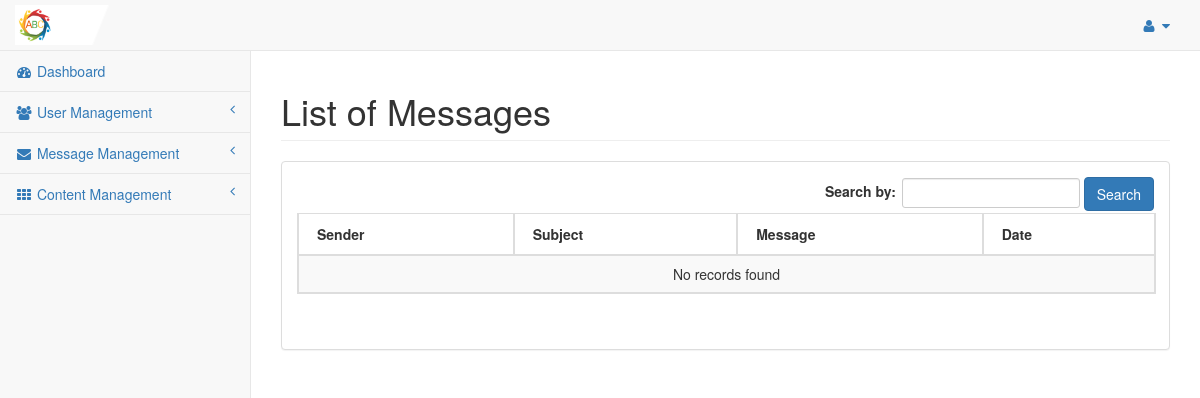
Before: /index.php/admin/message/message_list with the older database file.
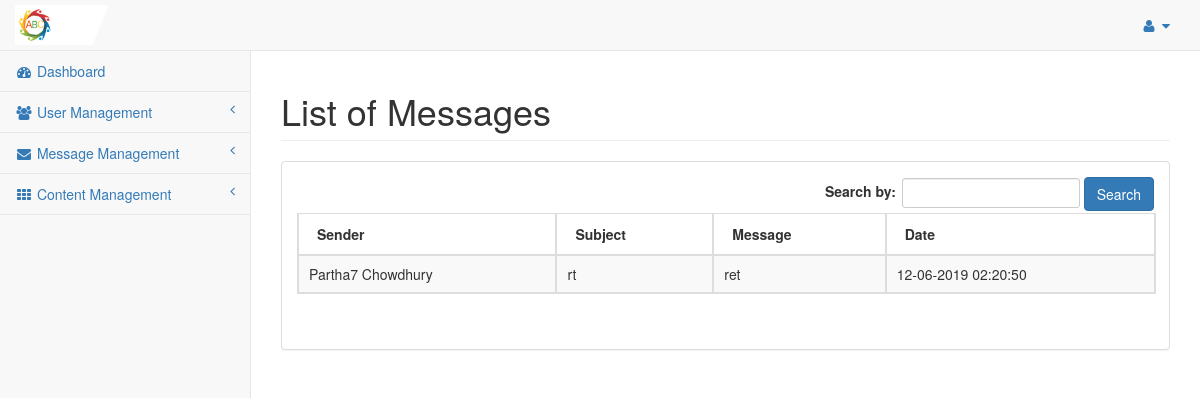
After: the same page with the newer database file.
### tables this page shows
CREATE TABLE `abc_message` (
  `message_id` int(11) NOT NULL,
  `subject` text NOT NULL,
  `message` text NOT NULL,
  `user_id` int(11) NOT NULL,
  `date` int(11) NOT NULL
);

CREATE TABLE `abc_users` (
  `user_id` int(11) NOT NULL,
  `sponsor_id` varchar(255) NOT NULL,
  `first_name` varchar(255) NOT NULL,
  `last_name` varchar(255) NOT NULL,
  `email` varchar(255) NOT NULL,
  `password` varchar(255) NOT NULL,
  `original_password` varchar(255) NOT NULL,
  `mobile_no` varchar(255) NOT NULL,
  `address` text NOT NULL,
  `city` varchar(255) NOT NULL,
  `district` varchar(255) NOT NULL,
  `post_code` varchar(255) NOT NULL,
  `state_id` int(11) NOT NULL,
  `nominee_info` text NOT NULL,
  `nominee_relation` tinytext NOT NULL,
  `about_me` text NOT NULL,
  `pnr1` varchar(255) NOT NULL,
  `pnr2` varchar(255) NOT NULL,
  `pnr3` varchar(255) NOT NULL,
  `total_income` int(11) NOT NULL,
  `parent_id` int(11) NOT NULL,
  `status` enum('Y','N') NOT NULL DEFAULT 'N',
  `last_login` int(11) NOT NULL,
  `approved_on` int(11) NOT NULL,
  `date_added` int(11) NOT NULL,
  `date_modified` int(11) NOT NULL
);

### application/controllers/admin/Message.php (called while the page is built, shortened)
<?php
	class Message extends CI_Controller {
		public $data = array();
		public function __construct(){
			$this->load->model('userdata');
			$this->data = $this->defaultdata->getBackendDefaultData();
		}
		public function message_list()
		{
			$like = array();
			parse_str($_SERVER['QUERY_STRING'], $like);
			unset($like['page']);
			$search_key = $this->input->get('search_key');
			if(isset($search_key) && $search_key){
				$this->data['search_key'] = $search_key;
			}else{
				$this->data['search_key'] = '';
			}
			$user_data = $this->userdata->grab_message_details(null, $like);
			$config['base_url'] = base_url('admin/message-list');
			$config['total_rows'] = count($user_data);
			$pagination = $this->config->item('pagination');
			$pagination = array_merge($config, $pagination);
			$this->pagination->initialize($pagination);
			$this->data['page'] = ($this->input->get('page')) ? $this->input->get('page') : 0;
			$this->data['pagination'] = $this->pagination->create_links();
			$user_paginated_data = $this->userdata->grab_message_details($this->data['page'], $like);
			$this->data['message_details'] = $user_paginated_data;
			$this->load->view('admin/message_list', $this->data);
		}
	}
?>

### index.php (called while the page is built, shortened)
<?php
require_once BASEPATH.'core/CodeIgniter.php';

### application/models/Userdata.php (called while the page is built, shortened)
<?php
class Userdata extends CI_Model {
	public function grab_user_details($cond = array(), $limit = array(), $like = array(), $where = null, $order_by = array()){
		if(!empty($cond)){
			$this->db->where($cond);
		}
		if(empty($order_by)){
			$this->db->order_by('date_added','desc');
		}else{
			$this->db->order_by(key($order_by), current($order_by));
		}
		$query = $this->db->get(TABLE_USER);
		return $query->result();
	}
	public function grab_message_details($cond = array(), $limit = array(), $like = array(), $where = null){
		$this->db->order_by('date','desc');
		$query = $this->db->get(TABLE_MESSAGE);
		return $query->result();
	}
}

### application/views/admin/message_list.php (the view, shortened to what this page needs)
<?php echo $head;?>
<div id="wrapper">
	<?php echo $header;?>
	<div id="page-wrapper" style="min-height: 374px;">
    <div class="row">
        <div class="col-lg-12">
            <h1 class="page-header">List of Messages</h1>
        </div>
    </div>
    <div class="row">
        <div class="col-lg-12">
            <div class="panel panel-default">
				<div class="panel-body">
					<div id="dataTables-example_wrapper" class="dataTables_wrapper form-inline dt-bootstrap no-footer">
					  <div class="row">
						 <div class="col-sm-12 pull-right">
							<form action="<?php echo base_url('admin/message-list');?>" method="GET" role="form">
								<div id="dataTables-example_filter" class="dataTables_filter">
									<label>Search by:<input name="search_key" type="search" class="form-control input-sm" placeholder="" aria-controls="dataTables-example" id="user-search" value="<?php echo $search_key;?>"></label>
									<button type="submit" class="btn btn-primary">Search</button>
								</div>
							</form>
						 </div>
					  </div>
					  <div class="row">
						 <div class="col-sm-12">
							<table width="100%" class="table table-striped table-bordered table-hover dataTable no-footer dtr-inline" id="dataTables-example" role="grid" aria-describedby="dataTables-example_info" style="width: 100%;">
							   <thead>
								  <tr role="row">
									<th>Sender</th>
									<th>Subject</th>
									<th>Message</th>
									<th>Date</th>
								  </tr>
							   </thead>
							   <tbody>
							    <?php if(!empty($message_details)){ ?>
								<?php foreach($message_details AS $detail) {
									$user = $this->userdata->grab_user_details(array("user_id" => $detail->user_id));
								?>
								  <tr class="gradeA odd" role="row">
									 <td><?php echo $user[0]->first_name.' '.$user[0]->last_name;?></td>
									 <td><?php echo $detail->subject;?></td>
									 <td><?php echo $detail->message;?></td>
									 <td><?php date_default_timezone_set("Asia/Kolkata"); echo date('d-m-Y H:i:s', $detail->date);?></td>
								  </tr>
								  <?php } ?>
								  <?php }else{ ?>
								  <tr class="gradeA odd" role="row"><td colspan="4" style="text-align:center;">No records found</td></tr>
								  <?php } ?>
							   </tbody>
							</table>
						 </div>
					  </div>
					</div>
					</div>
            </div>
        </div>
    </div>
</div>
</div>
<?php echo $footer; ?>

Changed rows visible on the page:
added abc_message: user.first_name "Partha7", user.last_name "Chowdhury", subject "rt", message "ret", date "12-06-2019 02:20:50"
Other visible differences:
text no longer shown: "No records found"
